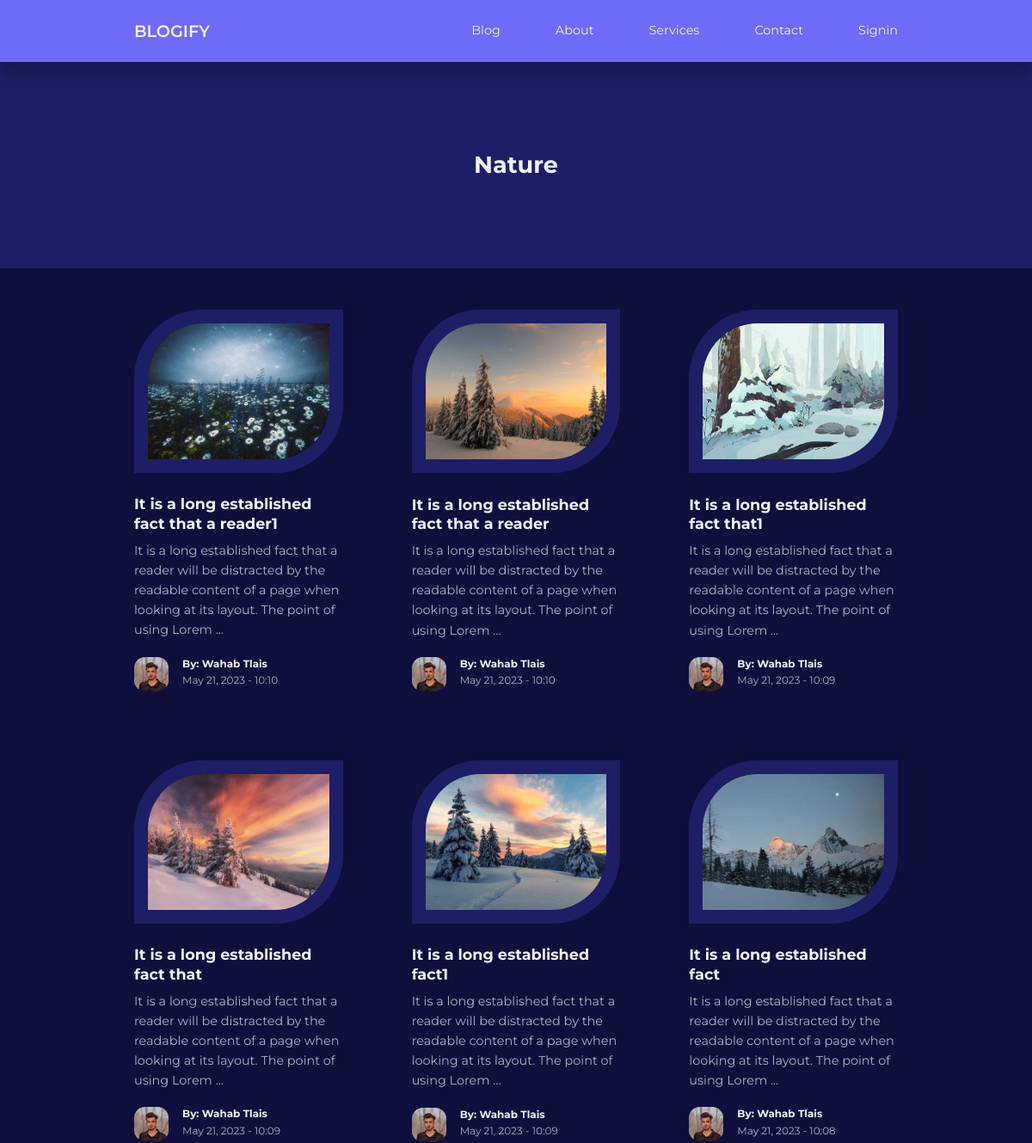
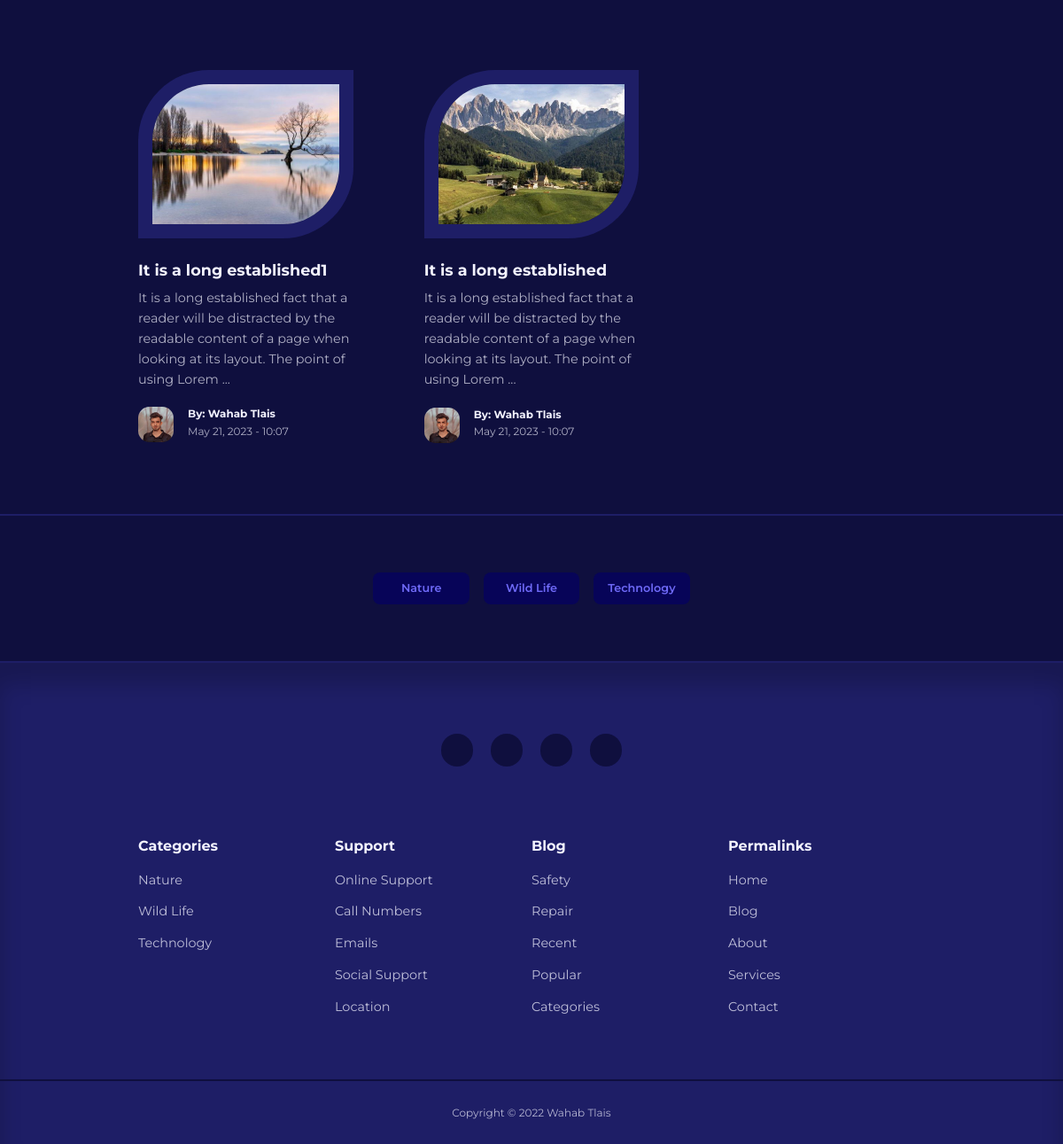
/category-posts.php?id=1, run on the app's committed database (2 pictures, top to bottom).
### tables this page shows
CREATE TABLE IF NOT EXISTS `categories` (
  `id` int(11) NOT NULL AUTO_INCREMENT,
  `title` varchar(255) NOT NULL,
  `description` varchar(2000) NOT NULL,
  PRIMARY KEY (`id`)
);

CREATE TABLE IF NOT EXISTS `posts` (
  `id` int(11) UNSIGNED NOT NULL AUTO_INCREMENT,
  `title` varchar(255) NOT NULL,
  `body` text NOT NULL,
  `thumbnail` varchar(255) NOT NULL,
  `date_time` timestamp NOT NULL DEFAULT CURRENT_TIMESTAMP,
  `category_id` int(11) UNSIGNED DEFAULT NULL,
  `author_id` int(11) UNSIGNED NOT NULL,
  `is_featured` tinyint(1) NOT NULL,
  PRIMARY KEY (`id`),
  KEY `FK_blog_category` (`category_id`),
  KEY `FK_blog_author` (`author_id`)
);

CREATE TABLE IF NOT EXISTS `users` (
  `id` int(11) UNSIGNED NOT NULL AUTO_INCREMENT,
  `firstname` varchar(50) NOT NULL,
  `lastname` varchar(50) NOT NULL,
  `username` varchar(50) NOT NULL,
  `email` varchar(100) NOT NULL,
  `password` varchar(255) NOT NULL,
  `avatar` varchar(255) NOT NULL,
  `is_admin` tinyint(1) NOT NULL,
  PRIMARY KEY (`id`)
);

### category-posts.php (the view, shortened to what this page needs)
<?php
include 'partials/header.php';
if (isset($_GET['id'])) {
    $id = filter_var($_GET['id'], FILTER_SANITIZE_NUMBER_INT);
    $query = "SELECT * FROM posts WHERE category_id=$id ORDER BY date_time DESC";
    $posts = mysqli_query($connection, $query);
} else {
    header('location: ' . ROOT_URL . 'blog.php');
    die();
}
?>
<header class="category-title">
    <h2>
        <?php
        $category_query = "SELECT * FROM categories WHERE id=$id";
        $category_result = mysqli_query($connection, $category_query);
        $category = mysqli_fetch_assoc($category_result);
        echo $category['title']
        ?>
    </h2>
</header>
<?php if (mysqli_num_rows($posts) > 0) : ?>
    <section class="posts">
        <div class="container posts-container">
            <?php while ($post = mysqli_fetch_assoc($posts)) : ?>
                <article class="post">
                    <div class="post-thumbnail">
                        <img src="images/<?= $post['thumbnail'] ?>" />
                    </div>
                    <div class="post-info">
                        <h3 class="post-title">
                            <a href="<?= ROOT_URL ?>post.php?id=<?= $post['id'] ?>"><?= $post['title'] ?></a>
                        </h3>
                        <p class="post-body">
                            <?= substr($post['body'], 0, 150) ?>...
                        </p>
                        <div class="post-author">
                            <?php
                            $author_id = $post['author_id'];
                            $author_query = "SELECT * FROM users WHERE id=$author_id";
                            $author_result = mysqli_query($connection, $author_query);
                            $author = mysqli_fetch_assoc($author_result);
                            ?>
                            <div class="post-avatar">
                                <img src="images/<?= $author['avatar'] ?>" />
                            </div>
                            <div class="post-info">
                                <h5>By: <?= "{$author['firstname']} {$author['lastname']}" ?></h5>
                                <small><?= date("M d, Y - H:i", strtotime($post['date_time'])) ?></small>
                            </div>
                        </div>
                    </div>
                </article>
            <?php endwhile ?>
        </div>
    </section>
<?php else : ?>
    <div class="alert-message error lg">
        <p>No posts found for this category</p>
    </div>
<?php endif ?>
<section class="category-buttons">
    <div class="container category-buttons-container">
        <?php
        $all_categories_query = "SELECT * FROM categories";
        $all_categories = mysqli_query($connection, $all_categories_query);
        ?>
        <?php while ($category = mysqli_fetch_assoc($all_categories)) : ?>
            <a href="<?= ROOT_URL ?>category-posts.php?id=<?= $category['id'] ?>" class="category-button"><?= $category['title'] ?></a>
        <?php endwhile ?>
    </div>
</section>
<?php
include 'partials/footer.php';
?>

### partials/footer.php (shortened to what this page needs)
<?php
$all_categories_query = "SELECT * FROM categories";
$all_categories = mysqli_query($connection, $all_categories_query);
?>
<footer>
    <div class="footer-socials">
        <a href="#" target="_blank"><i class="uil uil-facebook-f"></i></a>
        <a href="#" target="_blank"><i class="uil uil-instagram-alt"></i></a>
        <a href="#" target="_blank"><i class="uil uil-linkedin"></i></a>
        <a href="#" target="_blank"><i class="uil uil-github"></i></a>
    </div>
    <div class="container footer-container">
        <article>
            <h4>Categories</h4>
            <?php while ($category = mysqli_fetch_assoc($all_categories)) : ?>
            <ul>
                <li><a href="<?= ROOT_URL ?>category-posts.php?id=<?= $category['id'] ?>"><?= $category['title'] ?></a>
                </li>
            </ul>
            <?php endwhile ?>
        </article>
        <article>
            <h4>Support</h4>
            <ul>
                <li><a href="">Online Support</a></li>
                <li><a href="">Call Numbers</a></li>
                <li><a href="">Emails</a></li>
                <li><a href="">Social Support</a></li>
                <li><a href="">Location</a></li>
            </ul>
        </article>
        <article>
            <h4>Blog</h4>
            <ul>
                <li><a href="">Safety</a></li>
                <li><a href="">Repair</a></li>
                <li><a href="">Recent</a></li>
                <li><a href="">Popular</a></li>
                <li><a href="">Categories</a></li>
            </ul>
        </article>
        <article>
            <h4>Permalinks</h4>
            <ul>
                <li><a href="index.php">Home</a></li>
                <li><a href="blog.php">Blog</a></li>
                <li><a href="about.php">About</a></li>
                <li><a href="services.php">Services</a></li>
                <li><a href="contact.php">Contact</a></li>
            </ul>
        </article>
    </div>
    <div class="footer-copyright">
        <small>Copyright &copy; 2022 Wahab Tlais</small>
    </div>
</footer>
</body>
</html>

### css/style.css (style rules this page uses)
:root { --color-primary: #6f6af8; --color-primary-light: hsl(242, 91%, 18%); --color-primary-variant: #5854c7; --color-red: #da0f3f; --color-red-light: hsl(346, 87%, 46%, 15%); --color-green: #00c476; --color-green-light: hsl(156, 100%, 38%, 15%); --color-gray-900: #1e1e66; --color-gray-700: #2d2b7c; --color-gray-300: rgba(242, 242, 254, 0.3); --color-gray-200: rgba(242, 242, 254, 0.7); --color-white: #f2f2fe; --color-bg: #0f0f3e; --transition: all 300ms ease; --container-width-lg: 74%; --container-width-md: 88%; --form-width: 40%; --card-border-radius-1: 0.3rem; --card-border-radius-2: 0.5rem; --card-border-radius-3: 0.8rem; --card-border-radius-4: 2rem; --card-border-radius-5: 5rem; }
* { margin: 0; padding: 0; outline: 0; border: 0; appearance: 0; list-style: none; text-decoration: none; box-sizing: border-box; }
body { font-family: "Montserrat", sans-serif; line-height: 1.6; color: var(--color-gray-200); overflow-x: hidden; background: var(--color-bg); font-size: 0.9rem; }
.container { width: var(--container-width-lg); max-width: 1800px; margin-inline: auto; }
section { margin-top: 3rem; width: 100vw; }
h1, h2, h3, h4, h5 { color: var(--color-white); line-height: 1.3; }
h2 { font-size: 1.7rem; margin: 1rem 0; }
h3 { font-size: 1.1rem; margin: 0.8rem 0 0.5rem; }
h4 { font-size: 1rem; }
a { color: var(--color-white); transition: var(--transition); }
img { display: block; width: 100%; object-fit: cover; }
.category-button { background: var(--color-primary-light); color: var(--color-primary); display: inline-block; padding: 0.5rem 1rem; border-radius: var(--card-border-radius-2); font-weight: 600; font-size: 0.8rem; text-align: center; }
.post-thumbnail { border-radius: var(--card-border-radius-5) 0; border: 1rem solid var(--color-gray-900); overflow: hidden; margin-bottom: 1.6rem; }
.post-author { display: flex; gap: 1rem; margin-top: 1.2rem; }
.post-avatar { width: 2.5rem; height: 2.5rem; border-radius: var(--card-border-radius-3); overflow: hidden; }
.posts-container { display: grid; grid-template-columns: repeat(3, 1fr); gap: 5rem; margin-bottom: 5rem; }
.category-buttons { padding: 4rem 0; border-top: 2px solid var(--color-gray-900); border-bottom: 2px solid var(--color-gray-900); }
.category-buttons-container { width: fit-content; display: grid; grid-template-columns: repeat(3, 1fr); gap: 1rem; }
footer { background: var(--color-gray-900); padding: 5rem 0 0; box-shadow: inset 0 1.5rem 1.5rem rgba(0, 0, 0, 0.2); }
.footer-socials { margin-inline: auto; width: fit-content; margin-bottom: 5rem; display: flex; justify-content: space-between; align-items: center; gap: 1.2rem; }
.footer-socials a { background: var(--color-bg); border-radius: 50%; width: 2.3rem; height: 2.3rem; display: flex; align-items: center; justify-content: center; }
.footer-container { display: grid; grid-template-columns: repeat(4, 1fr); }
footer h4 { color: var(--color-white); margin-bottom: 0.6rem; }
footer ul li { padding: 0.4rem 0; }
footer ul a { opacity: 0.75; }
.footer-copyright { text-align: center; padding: 1.5rem 0; border-top: 2px solid var(--color-bg); margin-top: 4rem; }
.category-title { height: 15rem; margin-top: 4.5rem; background: var(--color-gray-900); display: grid; place-items: center; }

### data on the page
categories: title "Nature"
posts: thumbnail (picture), title "It is a long established fact that a reader1", body "It is a long established fact that a reader will be distracted by the readable content of a page when looking at its layout. The point of using Lorem", author.avatar (picture), author.firstname "Wahab", author.lastname "Tlais", date_time "May 21, 2023 - 10:10"
posts: thumbnail (picture), title "It is a long established fact that a reader", body "It is a long established fact that a reader will be distracted by the readable content of a page when looking at its layout. The point of using Lorem", author.avatar (picture), author.firstname "Wahab", author.lastname "Tlais", date_time "May 21, 2023 - 10:10"
posts: thumbnail (picture), title "It is a long established fact that1", body "It is a long established fact that a reader will be distracted by the readable content of a page when looking at its layout. The point of using Lorem", author.avatar (picture), author.firstname "Wahab", author.lastname "Tlais", date_time "May 21, 2023 - 10:09"
posts: thumbnail (picture), title "It is a long established fact that", body "It is a long established fact that a reader will be distracted by the readable content of a page when looking at its layout. The point of using Lorem", author.avatar (picture), author.firstname "Wahab", author.lastname "Tlais", date_time "May 21, 2023 - 10:09"
posts: thumbnail (picture), title "It is a long established fact1", body "It is a long established fact that a reader will be distracted by the readable content of a page when looking at its layout. The point of using Lorem", author.avatar (picture), author.firstname "Wahab", author.lastname "Tlais", date_time "May 21, 2023 - 10:09"
posts: thumbnail (picture), title "It is a long established fact", body "It is a long established fact that a reader will be distracted by the readable content of a page when looking at its layout. The point of using Lorem", author.avatar (picture), author.firstname "Wahab", author.lastname "Tlais", date_time "May 21, 2023 - 10:08"
posts: thumbnail (picture), title "It is a long established1", body "It is a long established fact that a reader will be distracted by the readable content of a page when looking at its layout. The point of using Lorem", author.avatar (picture), author.firstname "Wahab", author.lastname "Tlais", date_time "May 21, 2023 - 10:07"
posts: thumbnail (picture), title "It is a long established", body "It is a long established fact that a reader will be distracted by the readable content of a page when looking at its layout. The point of using Lorem", author.avatar (picture), author.firstname "Wahab", author.lastname "Tlais", date_time "May 21, 2023 - 10:07"
categories: title "Wild Life"
categories: title "Technology"
